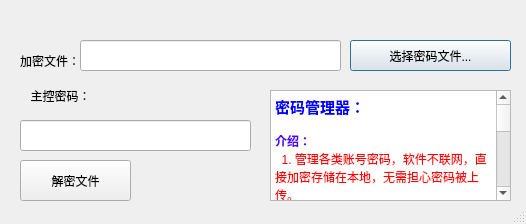
<?xml version="1.0" encoding="UTF-8"?>
<ui version="4.0">
 <class>MainWindow</class>
 <widget class="QMainWindow" name="MainWindow">
  <property name="enabled">
   <bool>true</bool>
  </property>
  <property name="geometry">
   <rect>
    <x>0</x>
    <y>0</y>
    <width>526</width>
    <height>224</height>
   </rect>
  </property>
  <property name="minimumSize">
   <size>
    <width>526</width>
    <height>224</height>
   </size>
  </property>
  <property name="maximumSize">
   <size>
    <width>550</width>
    <height>250</height>
   </size>
  </property>
  <property name="mouseTracking">
   <bool>false</bool>
  </property>
  <property name="windowTitle">
   <string>文件加密1.0</string>
  </property>
  <widget class="QWidget" name="centralwidget">
   <widget class="QLineEdit" name="lineEdit_2">
    <property name="geometry">
     <rect>
      <x>20</x>
      <y>120</y>
      <width>231</width>
      <height>31</height>
     </rect>
    </property>
    <property name="maxLength">
     <number>3200</number>
    </property>
    <property name="echoMode">
     <enum>QLineEdit::Password</enum>
    </property>
    <property name="alignment">
     <set>Qt::AlignLeading|Qt::AlignLeft|Qt::AlignVCenter</set>
    </property>
    <property name="clearButtonEnabled">
     <bool>false</bool>
    </property>
   </widget>
   <widget class="QPushButton" name="pushButton_2">
    <property name="geometry">
     <rect>
      <x>20</x>
      <y>160</y>
      <width>111</width>
      <height>41</height>
     </rect>
    </property>
    <property name="text">
     <string>解密文件</string>
    </property>
   </widget>
   <widget class="QLabel" name="label_2">
    <property name="geometry">
     <rect>
      <x>20</x>
      <y>80</y>
      <width>81</width>
      <height>31</height>
     </rect>
    </property>
    <property name="sizePolicy">
     <sizepolicy hsizetype="Fixed" vsizetype="Fixed">
      <horstretch>0</horstretch>
      <verstretch>0</verstretch>
     </sizepolicy>
    </property>
    <property name="text">
     <string>主控密码：</string>
    </property>
    <property name="alignment">
     <set>Qt::AlignCenter</set>
    </property>
   </widget>
   <widget class="QLabel" name="label">
    <property name="geometry">
     <rect>
      <x>20</x>
      <y>40</y>
      <width>60</width>
      <height>41</height>
     </rect>
    </property>
    <property name="text">
     <string>加密文件：</string>
    </property>
   </widget>
   <widget class="QLineEdit" name="lineEdit">
    <property name="geometry">
     <rect>
      <x>80</x>
      <y>40</y>
      <width>261</width>
      <height>31</height>
     </rect>
    </property>
   </widget>
   <widget class="QPushButton" name="pushButton">
    <property name="geometry">
     <rect>
      <x>350</x>
      <y>40</y>
      <width>161</width>
      <height>31</height>
     </rect>
    </property>
    <property name="text">
     <string>选择密码文件...</string>
    </property>
    <property name="autoDefault">
     <bool>true</bool>
    </property>
    <property name="default">
     <bool>true</bool>
    </property>
    <property name="flat">
     <bool>false</bool>
    </property>
   </widget>
   <widget class="QTextBrowser" name="textBrowser">
    <property name="geometry">
     <rect>
      <x>270</x>
      <y>90</y>
      <width>241</width>
      <height>111</height>
     </rect>
    </property>
    <property name="html">
     <string>&lt;!DOCTYPE HTML PUBLIC &quot;-//W3C//DTD HTML 4.0//EN&quot; &quot;http://www.w3.org/TR/REC-html40/strict.dtd&quot;&gt;
&lt;html&gt;&lt;head&gt;&lt;meta name=&quot;qrichtext&quot; content=&quot;1&quot; /&gt;&lt;style type=&quot;text/css&quot;&gt;
p, li { white-space: pre-wrap; }
&lt;/style&gt;&lt;/head&gt;&lt;body style=&quot; font-family:'SimSun'; font-size:9pt; font-weight:400; font-style:normal;&quot;&gt;
&lt;p style=&quot; margin-top:0px; margin-bottom:0px; margin-left:0px; margin-right:0px; -qt-block-indent:0; text-indent:0px;&quot;&gt;&lt;span style=&quot; font-size:11pt; font-weight:600; color:#0000ff;&quot;&gt;密码管理器：&lt;/span&gt;&lt;/p&gt;
&lt;p style=&quot;-qt-paragraph-type:empty; margin-top:0px; margin-bottom:0px; margin-left:0px; margin-right:0px; -qt-block-indent:0; text-indent:0px; color:#ff0000;&quot;&gt;&lt;br /&gt;&lt;/p&gt;
&lt;p style=&quot; margin-top:0px; margin-bottom:0px; margin-left:0px; margin-right:0px; -qt-block-indent:0; text-indent:0px;&quot;&gt;&lt;span style=&quot; font-weight:600; color:#5500ff;&quot;&gt;介绍：&lt;/span&gt;&lt;/p&gt;
&lt;p style=&quot; margin-top:0px; margin-bottom:0px; margin-left:0px; margin-right:0px; -qt-block-indent:0; text-indent:0px;&quot;&gt;&lt;span style=&quot; color:#ff0000;&quot;&gt;  1. 管理各类账号密码，软件不联网，直接加密存储在本地，无需担心密码被上传。&lt;/span&gt;&lt;/p&gt;
&lt;p style=&quot; margin-top:0px; margin-bottom:0px; margin-left:0px; margin-right:0px; -qt-block-indent:0; text-indent:0px;&quot;&gt;&lt;span style=&quot; color:#ff0000;&quot;&gt;  2. 为了方便可以将文件放在自己网盘和邮箱，需要用时随时下载。&lt;/span&gt;&lt;/p&gt;
&lt;p style=&quot; margin-top:0px; margin-bottom:0px; margin-left:0px; margin-right:0px; -qt-block-indent:0; text-indent:0px;&quot;&gt;&lt;span style=&quot; color:#ff0000;&quot;&gt;  3. 文件加密存储，即使别人拿到也无法查看里面内容。&lt;/span&gt;&lt;/p&gt;
&lt;p style=&quot; margin-top:0px; margin-bottom:0px; margin-left:0px; margin-right:0px; -qt-block-indent:0; text-indent:0px;&quot;&gt;&lt;span style=&quot; color:#ff0000;&quot;&gt;  4. 软件不联网也无需更新,可以一直使用。&lt;/span&gt;&lt;/p&gt;
&lt;p style=&quot;-qt-paragraph-type:empty; margin-top:0px; margin-bottom:0px; margin-left:0px; margin-right:0px; -qt-block-indent:0; text-indent:0px; color:#ff0000;&quot;&gt;&lt;br /&gt;&lt;/p&gt;
&lt;p style=&quot; margin-top:0px; margin-bottom:0px; margin-left:0px; margin-right:0px; -qt-block-indent:0; text-indent:0px;&quot;&gt;&lt;span style=&quot; font-weight:600; color:#5500ff;&quot;&gt;使用说明：&lt;/span&gt;&lt;/p&gt;
&lt;p style=&quot; margin-top:0px; margin-bottom:0px; margin-left:0px; margin-right:0px; -qt-block-indent:0; text-indent:0px;&quot;&gt;&lt;span style=&quot; color:#00ff00;&quot;&gt;  &lt;/span&gt;&lt;span style=&quot; color:#ff0000;&quot;&gt;1. 不选择加密文件，直接输入主控密码，会新建一个空的加密文件。&lt;/span&gt;&lt;/p&gt;
&lt;p style=&quot; margin-top:0px; margin-bottom:0px; margin-left:0px; margin-right:0px; -qt-block-indent:0; text-indent:0px;&quot;&gt;&lt;span style=&quot; color:#ff0000;&quot;&gt;  2. 增加或修改账号都需要点击确认。删除会直接删除当前选中的项。&lt;/span&gt;&lt;/p&gt;
&lt;p style=&quot; margin-top:0px; margin-bottom:0px; margin-left:0px; margin-right:0px; -qt-block-indent:0; text-indent:0px;&quot;&gt;&lt;span style=&quot; color:#ff0000;&quot;&gt;  3. 使用中遇到BUG，请自己克服，白嫖还要什么自行车。&lt;/span&gt;&lt;/p&gt;
&lt;p style=&quot; margin-top:0px; margin-bottom:0px; margin-left:0px; margin-right:0px; -qt-block-indent:0; text-indent:0px;&quot;&gt;&lt;span style=&quot; color:#ff0000;&quot;&gt;  4. 严重bug，在pride.ysepan.com留言提交。&lt;/span&gt;&lt;/p&gt;&lt;/body&gt;&lt;/html&gt;</string>
    </property>
   </widget>
  </widget>
  <widget class="QStatusBar" name="statusbar"/>
 </widget>
 <resources/>
 <connections/>
</ui>
